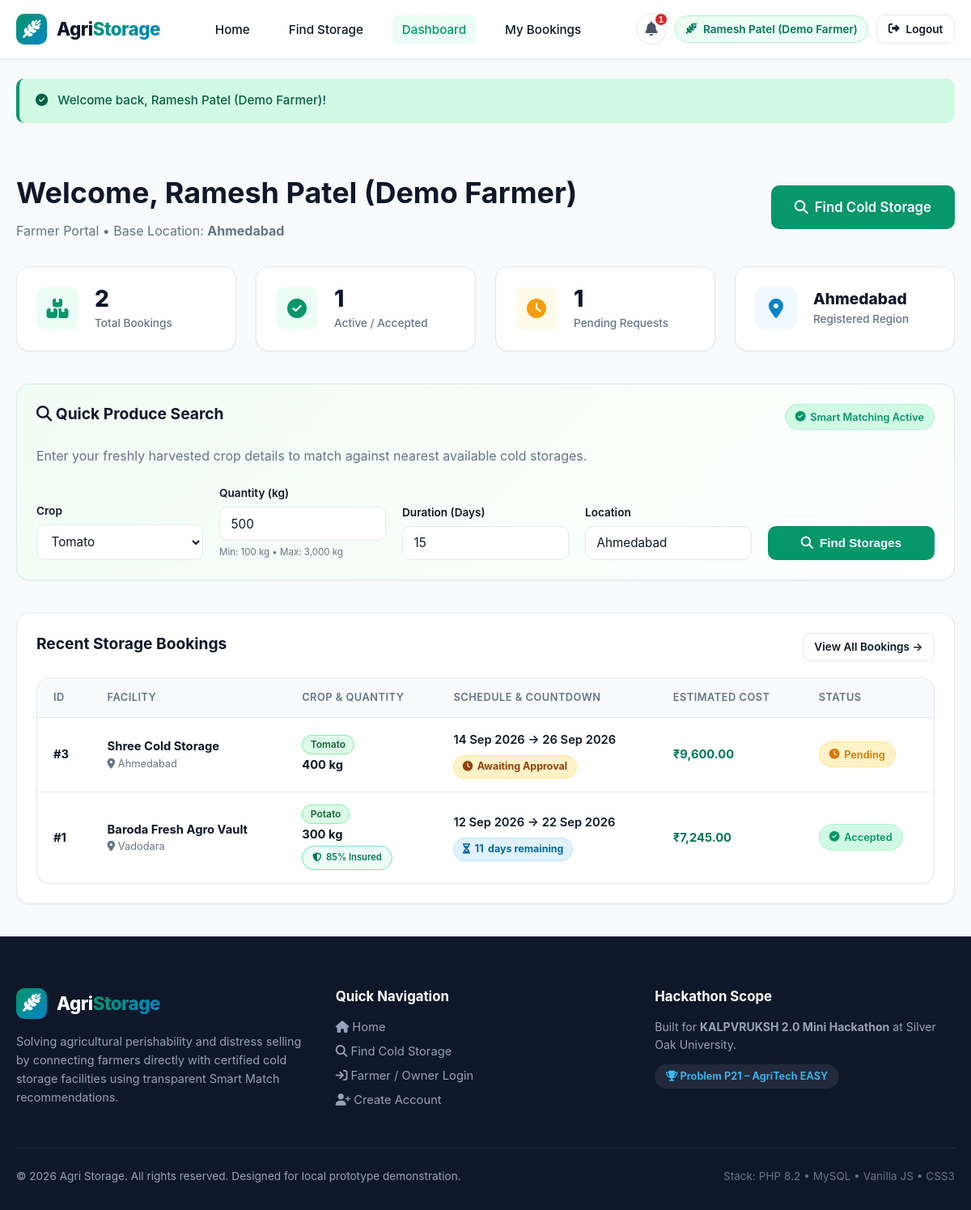
/farmer-dashboard.php (signed in), run on the app's committed database.
### tables this page shows
CREATE TABLE `bookings` (
  `id` INT NOT NULL AUTO_INCREMENT,
  `farmer_id` INT NOT NULL,
  `storage_id` INT NOT NULL,
  `pickup_location` VARCHAR(150) NOT NULL DEFAULT 'Ahmedabad',
  `crop` VARCHAR(100) NOT NULL,
  `quantity` DECIMAL(10,2) NOT NULL,
  `start_date` DATE NOT NULL,
  `end_date` DATE NOT NULL,
  `total_cost` DECIMAL(12,2) NOT NULL,
  `has_insurance` TINYINT(1) NOT NULL DEFAULT 0,
  `insurance_rate` DECIMAL(5,2) NOT NULL DEFAULT 85.00,
  `insurance_fee` DECIMAL(10,2) NOT NULL DEFAULT 0.00,
  `damage_status` ENUM('None', 'Reported', 'Compensated') NOT NULL DEFAULT 'None',
  `damage_cause` VARCHAR(255) NULL,
  `affected_crop` VARCHAR(100) NULL,
  `affected_quantity` DECIMAL(10,2) NULL,
  `compensation_amount` DECIMAL(10,2) NULL,
  `status` ENUM('Pending', 'Accepted', 'Rejected', 'Completed') NOT NULL DEFAULT 'Pending',
  `created_at` TIMESTAMP NOT NULL DEFAULT CURRENT_TIMESTAMP,
  PRIMARY KEY (`id`),
  INDEX `idx_booking_farmer` (`farmer_id`),
  INDEX `idx_booking_storage` (`storage_id`),
  INDEX `idx_booking_status` (`status`),
  CONSTRAINT `fk_booking_farmer` FOREIGN KEY (`farmer_id`) REFERENCES `users` (`id`) ON DELETE CASCADE,
  CONSTRAINT `fk_booking_storage` FOREIGN KEY (`storage_id`) REFERENCES `cold_storages` (`id`) ON DELETE CASCADE
);

CREATE TABLE `cold_storages` (
  `id` INT NOT NULL AUTO_INCREMENT,
  `owner_id` INT NOT NULL,
  `name` VARCHAR(150) NOT NULL,
  `location` VARCHAR(150) NOT NULL,
  `available_capacity` DECIMAL(10,2) NOT NULL,
  `total_capacity` DECIMAL(10,2) NOT NULL,
  `temperature` VARCHAR(50) NOT NULL,
  `price_per_kg` DECIMAL(10,2) NOT NULL,
  `supported_crops` TEXT NOT NULL,
  `minimum_quantity` DECIMAL(10,2) NOT NULL DEFAULT 50.00,
  `contact` VARCHAR(20) NOT NULL,
  `status` ENUM('Available', 'Full', 'Inactive') NOT NULL DEFAULT 'Available',
  `created_at` TIMESTAMP NOT NULL DEFAULT CURRENT_TIMESTAMP,
  PRIMARY KEY (`id`),
  INDEX `idx_storage_owner` (`owner_id`),
  INDEX `idx_storage_status` (`status`),
  INDEX `idx_storage_location` (`location`),
  CONSTRAINT `fk_storage_owner` FOREIGN KEY (`owner_id`) REFERENCES `users` (`id`) ON DELETE CASCADE
);

### includes/auth.php (called while the page is built, shortened)
<?php
function e($value) {
    return htmlspecialchars((string)$value, ENT_QUOTES, 'UTF-8');
}
function base_url($path = '') {
    $path = ltrim($path, '/');
    $envBase = getenv('BASE_URL');
    $scriptName = $_SERVER['SCRIPT_NAME'] ?? '';
    $dir = str_replace('\\', '/', dirname($scriptName));
    $dir = rtrim($dir, '/');
    return ($dir === '' ? '' : $dir) . '/' . $path;
}
function isLoggedIn() {
    return isset($_SESSION['user_id']) && !empty($_SESSION['user_id']);
}
function currentUser() {
    return [
        'id'       => $_SESSION['user_id'] ?? null,
        'name'     => $_SESSION['user_name'] ?? 'User',
        'email'    => $_SESSION['user_email'] ?? '',
        'role'     => $_SESSION['user_role'] ?? 'farmer',
        'location' => $_SESSION['user_location'] ?? '',
        'phone'    => $_SESSION['user_phone'] ?? ''
    ];
}

### farmer-dashboard.php (the view, shortened to what this page needs)
<?php
require_once __DIR__ . '/includes/db.php';
require_once __DIR__ . '/includes/auth.php';
$user = currentUser();
$totalBookings = 0;
$activeBookings = 0;
$pendingRequests = 0;
$recentBookings = [];
try {
    $stmtCount = $pdo->prepare("
        SELECT
            COUNT(*) as total,
            SUM(CASE WHEN status = 'Accepted' THEN 1 ELSE 0 END) as active,
            SUM(CASE WHEN status = 'Pending' THEN 1 ELSE 0 END) as pending
        FROM bookings
        WHERE farmer_id = ?
    ");
    $stmtCount->execute([$user['id']]);
    $counts = $stmtCount->fetch();
    if ($counts) {
        $totalBookings = (int)($counts['total'] ?? 0);
        $activeBookings = (int)($counts['active'] ?? 0);
        $pendingRequests = (int)($counts['pending'] ?? 0);
    }
    $stmtRecent = $pdo->prepare("
        SELECT b.*, s.name as storage_name, s.location as storage_location, s.price_per_kg
        FROM bookings b
        JOIN cold_storages s ON b.storage_id = s.id
        WHERE b.farmer_id = ?
        ORDER BY b.id DESC
        LIMIT 5
    ");
    $stmtRecent->execute([$user['id']]);
    $recentBookings = $stmtRecent->fetchAll();
    $maxAvailableAll = (float)$pdo->query("SELECT MAX(available_capacity) FROM cold_storages WHERE status = 'Available'")->fetchColumn() ?: 10000;
} catch (PDOException $e) {
    $maxAvailableAll = 10000;
}
require_once __DIR__ . '/includes/header.php';
?>
<div class="container" style="padding: 2.5rem 1.25rem;">
    <div style="display: flex; justify-content: space-between; align-items: center; flex-wrap: wrap; gap: 1rem; margin-bottom: 2rem;">
        <div>
            <h1>Welcome, <?php echo e($user['name']); ?></h1>
            <p class="text-muted">Farmer Portal &bull; Base Location: <strong><?php echo e($user['location']); ?></strong></p>
        </div>
        <div>
            <a href="<?php echo base_url('search.php'); ?>" class="btn btn-primary btn-lg">
                <i class="fa-solid fa-magnifying-glass"></i> Find Cold Storage
            </a>
        </div>
    </div>
    <div class="grid-4" style="margin-bottom: 2.5rem;">
        <div class="stat-card">
            <div class="stat-icon green"><i class="fa-solid fa-boxes-stacked"></i></div>
            <div>
                <div class="stat-value"><?php echo $totalBookings; ?></div>
                <div class="stat-title">Total Bookings</div>
            </div>
        </div>
        <div class="stat-card">
            <div class="stat-icon green"><i class="fa-solid fa-circle-check"></i></div>
            <div>
                <div class="stat-value"><?php echo $activeBookings; ?></div>
                <div class="stat-title">Active / Accepted</div>
            </div>
        </div>
        <div class="stat-card">
            <div class="stat-icon amber"><i class="fa-solid fa-clock"></i></div>
            <div>
                <div class="stat-value"><?php echo $pendingRequests; ?></div>
                <div class="stat-title">Pending Requests</div>
            </div>
        </div>
        <div class="stat-card">
            <div class="stat-icon blue"><i class="fa-solid fa-location-dot"></i></div>
            <div>
                <div class="stat-value" style="font-size: 1.2rem;"><?php echo e($user['location']); ?></div>
                <div class="stat-title">Registered Region</div>
            </div>
        </div>
    </div>
    <div class="card" style="margin-bottom: 2.5rem; background: linear-gradient(135deg, #f0fdf4, #ffffff);">
        <div class="card-header">
            <h2 class="card-title"><i class="fa-solid fa-magnifying-glass"></i> Quick Produce Search</h2>
            <span class="badge badge-accepted"><i class="fa-solid fa-circle-check"></i> Smart Matching Active</span>
        </div>
        <p class="text-muted" style="margin-bottom: 1.5rem;">
            Enter your freshly harvested crop details to match against nearest available cold storages.
        </p>
        <form action="<?php echo base_url('search.php'); ?>" method="GET">
            <div class="form-grid">
                <div class="form-group">
                    <label for="crop">Crop</label>
                    <select name="crop" id="crop" class="form-control" required>
                        <option value="Tomato">Tomato</option>
                    </select>
                </div>
                <div class="form-group">
                    <label for="quantity">Quantity (kg)</label>
                    <input type="number" name="quantity" id="quantity" class="form-control" value="500" min="100" max="<?php echo e($maxAvailableAll); ?>" step="1" required>
                    <small class="text-muted" style="font-size: 0.72rem;">Min: 100 kg &bull; Max: <?php echo number_format($maxAvailableAll); ?> kg</small>
                </div>
                <div class="form-group">
                    <label for="duration">Duration (Days)</label>
                    <input type="number" name="duration" id="duration" class="form-control" value="15" min="1" required>
                </div>
                <div class="form-group">
                    <label for="location">Location</label>
                    <input type="text" name="location" id="location" class="form-control" value="<?php echo e($user['location']); ?>" required>
                </div>
                <div class="form-group">
                    <button type="submit" class="btn btn-primary btn-block" style="height: 42px;">
                        <i class="fa-solid fa-magnifying-glass"></i> Find Storages
                    </button>
                </div>
            </div>
        </form>
    </div>
    <div class="card">
        <div class="card-header">
            <h2 class="card-title">Recent Storage Bookings</h2>
            <a href="<?php echo base_url('my-bookings.php'); ?>" class="btn btn-outline btn-sm">
                View All Bookings &rarr;
            </a>
        </div>
        <?php if (empty($recentBookings)): ?>
            <div class="text-center" style="padding: 2.5rem 1rem;">
                <div style="font-size: 3rem; margin-bottom: 0.75rem; color: var(--text-muted);"><i class="fa-solid fa-boxes-stacked"></i></div>
                <h3>No storage bookings yet</h3>
                <p class="text-muted" style="margin-bottom: 1.5rem;">
                    Find and reserve a nearby cold storage facility to protect your harvested produce.
                </p>
                <a href="<?php echo base_url('search.php'); ?>" class="btn btn-primary">
                    <i class="fa-solid fa-magnifying-glass"></i> Start New Search
                </a>
            </div>
        <?php else: ?>
            <div class="table-responsive">
                <table class="table">
                    <thead>
                        <tr>
                            <th>ID</th>
                            <th>Facility</th>
                            <th>Crop & Quantity</th>
                            <th>Schedule & Countdown</th>
                            <th>Estimated Cost</th>
                            <th>Status</th>
                        </tr>
                    </thead>
                    <tbody>
                        <?php foreach ($recentBookings as $b): ?>
                            <?php
                                $today = strtotime('today');
                                $endDate = strtotime($b['end_date']);
                                $remainingDays = (int)ceil(($endDate - $today) / 86400);
                            ?>
                            <tr>
                                <td><strong>#<?php echo e($b['id']); ?></strong></td>
                                <td>
                                    <strong><?php echo e($b['storage_name']); ?></strong>
                                    <div class="text-muted" style="font-size: 0.8rem;"><i class="fa-solid fa-location-dot"></i> <?php echo e($b['storage_location']); ?></div>
                                </td>
                                <td>
                                    <div><span class="crop-tag highlight"><?php echo e($b['crop']); ?></span></div>
                                    <div style="font-weight: 700; margin-top: 3px;"><?php echo number_format($b['quantity']); ?> kg</div>
                                    <?php if (!empty($b['has_insurance'])): ?>
                                        <div style="margin-top: 3px;">
                                            <span class="badge" style="background: #ecfdf5; color: #047857; border: 1px solid #6ee7b7; font-size: 0.7rem;">
                                                <i class="fa-solid fa-shield-halved"></i> 85% Insured
                                            </span>
                                        </div>
                                    <?php endif; ?>
                                </td>
                                <td>
                                    <div style="font-weight: 600;">
                                        <?php echo date('d M Y', strtotime($b['start_date'])); ?> &rarr;
                                        <?php echo date('d M Y', strtotime($b['end_date'])); ?>
                                    </div>
                                    <div style="margin-top: 4px;">
                                        <?php if ($b['status'] === 'Accepted'): ?>
                                            <?php if ($remainingDays > 5): ?>
                                                <span class="countdown-badge active"><i class="fa-solid fa-hourglass-half"></i> <strong><?php echo $remainingDays; ?></strong> days remaining</span>
                                            <?php elseif ($remainingDays > 0): ?>
                                                <span class="countdown-badge urgent"><i class="fa-solid fa-clock-rotate-left"></i> <strong><?php echo $remainingDays; ?></strong> days remaining!</span>
                                            <?php elseif ($remainingDays === 0): ?>
                                                <span class="countdown-badge urgent"><i class="fa-solid fa-triangle-exclamation"></i> <strong>Expires Today</strong></span>
                                            <?php else: ?>
                                                <span class="countdown-badge expired"><i class="fa-solid fa-calendar-xmark"></i> Expired (<?php echo abs($remainingDays); ?>d ago)</span>
                                            <?php endif; ?>
                                        <?php elseif ($b['status'] === 'Pending'): ?>
                                            <span class="countdown-badge active" style="background: #fef3c7; color: #92400e; border: 1px solid #fde68a;">
                                                <i class="fa-solid fa-clock"></i> Awaiting Approval
                                            </span>
                                        <?php elseif ($b['status'] === 'Rejected'): ?>
                                            <span class="countdown-badge expired" style="background: #fee2e2; color: #b91c1c; border: 1px solid #fca5a5;">
                                                <i class="fa-solid fa-circle-xmark"></i> Declined
                                            </span>
                                        <?php endif; ?>
                                    </div>
                                </td>
                                <td><strong style="color: var(--primary-dark);">₹<?php echo number_format($b['total_cost'], 2); ?></strong></td>
                                <td>
                                    <span class="badge badge-<?php echo strtolower($b['status']); ?>">
                                        <?php if ($b['status'] === 'Accepted'): ?>
                                            <i class="fa-solid fa-circle-check"></i>
                                        <?php elseif ($b['status'] === 'Pending'): ?>
                                            <i class="fa-solid fa-clock"></i>
                                        <?php elseif ($b['status'] === 'Rejected'): ?>
                                            <i class="fa-solid fa-circle-xmark"></i>
                                        <?php endif; ?>
                                        <?php echo e($b['status']); ?>
                                    </span>
                                </td>
                            </tr>
                        <?php endforeach; ?>
                    </tbody>
                </table>
            </div>
        <?php endif; ?>
    </div>
</div>
<?php require_once __DIR__ . '/includes/footer.php'; ?>

### data on the page
bookings: id "3", storage.name "Shree Cold Storage", storage.location "Ahmedabad", crop "Tomato", quantity "400", start_date "14 Sep 2026", end_date "26 Sep 2026", shows "Awaiting Approval", total_cost "9,600.00", status "Pending"
bookings: id "1", storage.name "Baroda Fresh Agro Vault", storage.location "Vadodara", crop "Potato", quantity "300", has_insurance 1 (drawn), start_date "12 Sep 2026", end_date "22 Sep 2026", total_cost "7,245.00", status "Accepted"

### other printed values
$badgeCount "1"
$user['name'] "Ramesh Patel (Demo Farmer)"
$flash['message'] "Welcome back, Ramesh Patel (Demo Farmer)!"
$user['location'] "Ahmedabad"
$totalBookings "2"
$activeBookings "1"
$pendingRequests "1"
$maxAvailableAll "3,000"
